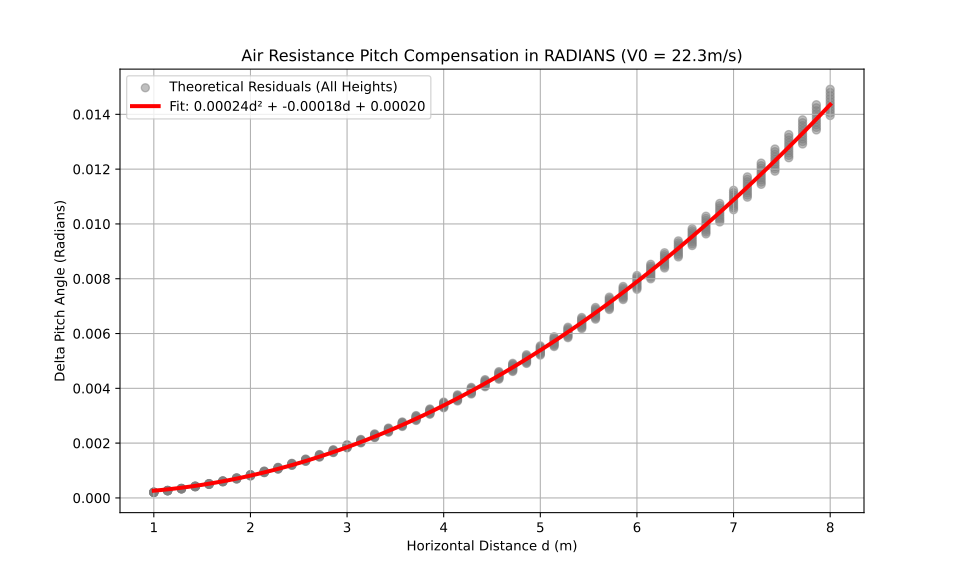

This chart was generated by the following Python code:
import numpy as np

import matplotlib.pyplot as plt



# ================= 1. 物理参数配置 =================

V0 = 22.3          # 枪口初速 (m/s)

M = 0.0032         # 弹丸质量 (kg)，标准17mm弹丸约3.2g

D_BULLET = 0.017   # 弹丸直径 (m)

RHO = 1.225        # 空气密度 (kg/m^3)

CD = 0.47          # 球体风阻系数

G = 9.8            # 重力加速度 (m/s^2)



# 计算空气阻力常数 K = (0.5 * rho * Cd * A) / m

A = np.pi * (D_BULLET / 2)**2

K = (0.5 * RHO * CD * A) / M



# ================= 2. 核心物理计算函数 =================



def get_ideal_pitch(d, h, v):

    """计算无空气阻力下的理想抛物线 Pitch 角 (单位：弧度)"""

    a = (G * d**2) / (2 * v**2)

    b = -d

    c = h + a

    delta = b**2 - 4*a*c

    if delta < 0: return None

    u = (-b - np.sqrt(delta)) / (2*a)

    return np.arctan(u)  # <--- 修改点：直接返回弧度



def get_real_pitch(d, h, v):

    """计算有空气阻力下的真实 Pitch 角 (单位：弧度)"""

    theta_rad = np.arctan2(h, d)

    for _ in range(5):

        t = (np.exp(K * d) - 1) / (K * v * np.cos(theta_rad))

        y_drop = 0.5 * G * t**2

        theta_rad = np.arctan2(h + y_drop, d)

    return theta_rad  # <--- 修改点：直接返回弧度



# ================= 3. 生成数据集并拟合 =================



d_values = np.linspace(1.0, 8.0, 50)

h_values = np.linspace(-1.5, 1.5, 10)



data_d = []

data_delta_theta_rad = []  # 现在存的是弧度



for h in h_values:

    for d in d_values:

        ideal_p = get_ideal_pitch(d, h, V0)

        real_p = get_real_pitch(d, h, V0)

        if ideal_p is not None and real_p is not None:

            data_d.append(d)

            data_delta_theta_rad.append(real_p - ideal_p)



# 二次多项式拟合

coeffs = np.polyfit(data_d, data_delta_theta_rad, 2)

A_coef, B_coef, C_coef = coeffs



print("================= 1. 拟合结果 =================\n")

print(f"当前弹速: {V0} m/s | 弹重: {M*1000} g")

print(f"非线性角度补偿公式 (单位: 弧度 Radian):")

print(f"Delta_Pitch = ({A_coef:.6f}) * d^2 + ({B_coef:.6f}) * d + ({C_coef:.6f})\n")

print("C语言/C++ 宏替换代码:")

print(f"#define COMPENSATE_A  {A_coef:.6f}f")

print(f"#define COMPENSATE_B  {B_coef:.6f}f")

print(f"#define COMPENSATE_C  {C_coef:.6f}f")

print(f"a = {A_coef:.8f}, b = {B_coef:.8f}, c = {C_coef:.8f};")



# ================= 4. 误差分析 (Error Analysis) =================

print("\n================= 2. 精度评估 (最大物理落差) =================")

print("对比拟合曲线与真实空气动力学模型的最大偏差：\n")



test_distances = [3.0, 5.0, 7.0, 8.0]

tolerance_d = 0.1 # 距离查找容差



for target_d in test_distances:

    max_err_rad = 0.0

    

    for i in range(len(data_d)):

        if abs(data_d[i] - target_d) < tolerance_d:

            fit_val = np.polyval(coeffs, data_d[i])

            err_rad = abs(data_delta_theta_rad[i] - fit_val)

            if err_rad > max_err_rad:

                max_err_rad = err_rad

                

    # 将弧度误差转化为靶面物理误差 (厘米) -> d * tan(err_rad) * 100

    max_err_cm = target_d * np.tan(max_err_rad) * 100

    

    # 打印时顺便把弧度转回角度，方便人类阅读直观感受

    max_err_deg = np.degrees(max_err_rad)

    print(f"距离 {target_d}m 处 -> 最大角度误差: {max_err_deg:.4f}° ({max_err_rad:.6f} rad) | 最大靶面偏差: {max_err_cm:.2f} cm")



print("\n==============================================================")



# ================= 5. 绘图可视化 =================

plt.figure(figsize=(10, 6))

plt.scatter(data_d, data_delta_theta_rad, color='gray', alpha=0.5, label='Theoretical Residuals (All Heights)')

d_line = np.linspace(1, 8, 100)

delta_line = np.polyval(coeffs, d_line)

plt.plot(d_line, delta_line, color='red', linewidth=3, label=f'Fit: {A_coef:.5f}d² + {B_coef:.5f}d + {C_coef:.5f}')

plt.title(f'Air Resistance Pitch Compensation in RADIANS (V0 = {V0}m/s)')

plt.xlabel('Horizontal Distance d (m)')

plt.ylabel('Delta Pitch Angle (Radians)')

plt.grid(True)

plt.legend()

plt.show()
